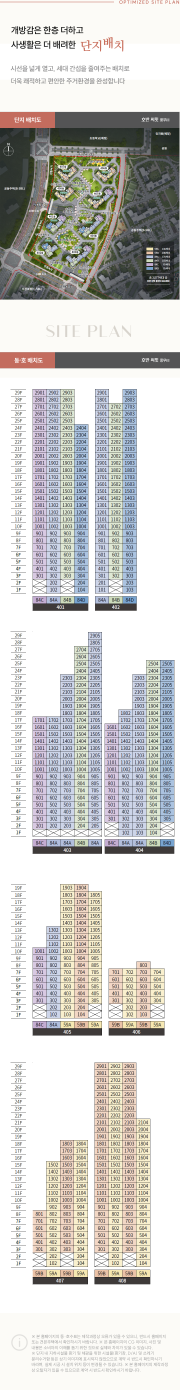
#> input picture asset/KakaoTalk_20260804_165525760.png, 720 x 5557 px, given in place of map.png, which was not available (shown at 1/4 size)
$ python refine_footprints.py
#> lines starting #> are read from the running program, lines starting #| are printed output that depends on the picture; after the words box and inside, x2 and y2 are one past the last pixel; in counts of white or black regions, pixels touching at a corner belong together; pictures that were not available may be replaced by others from this repository, and a replacement may not be noted
### tools/build_data.py
"""Build web/src/data/buildings.json for the 풍무 호반써밋 3차 일조 분석 웹앱.

Pipeline
--------
1. `asset/map.png` (호갱노노 캡처) 를 VWorld 정적지도와 정합해서 지오레퍼런싱한다.
   - 두 지도 모두 Web Mercator 정북 기준이라 (scale, rotation, translation) 4-파라미터
     상사변환으로 충분하다. 파라미터는 tools/georef.py 에서 IoU 최적화로 구했다.
2. 호반써밋 풍무 III(3차, 분석 대상)의 동 외곽선은 분양 홍보물의 CAD 라인아트
   (KakaoTalk_20260804_165504268_02.jpg 우상단 배치도)에서 벡터화한다.
   지도 캡처보다 해상도가 2배 높고 라벨에 가려진 부분이 없다.
3. 주변 3개 단지(B5블록 호반써밋 1차 / 호반써밋 풍무 II / 풍무역 푸르지오 더마크)는
   `asset/map.png` 에서 필지별로 흰색 건물 폴리곤을 추출한다.
4. 동별 최고층수는 각 단지 홍보물의 동·호 배치도에서 판독한 값을 사용한다.
"""
from __future__ import annotations

import json
import math
import os
import sys

import numpy as np
from PIL import Image, ImageDraw
from scipy import ndimage as ndi
from skimage import measure, segmentation

ROOT = os.path.dirname(os.path.dirname(os.path.abspath(__file__)))
ASSET = os.path.join(ROOT, "asset")
OUT = os.path.join(ROOT, "web", "src", "data", "buildings.json")

# --------------------------------------------------------------------------- #
# 1. georeferencing                                                           #
# --------------------------------------------------------------------------- #
# map.png -> VWorld static-map pixel frame (zoom 17, 1000x1000, centre below).
# Fitted by maximising IoU of the two lot-boundary masks (IoU 0.971).
MAP_FIT = dict(s=1.053002, theta=math.radians(-0.2957), tx=37.698, ty=-83.862)
VW_CENTER = (126.7340, 37.6140)
VW_SIZE = 1000
VW_ZOOM = 17
R_MERC = 156543.033928041 / (2 ** VW_ZOOM)          # mercator metres / pixel
EARTH_C = 20037508.342789244


def merc(lon: float, lat: float) -> tuple[float, float]:
    # EARTH_C / pi == equatorial radius, so y = R * ln(tan(pi/4 + lat/2))
    return (lon * EARTH_C / 180.0,
            math.log(math.tan((90.0 + lat) * math.pi / 360.0)) * EARTH_C / math.pi)


def unmerc(x: float, y: float) -> tuple[float, float]:
    return (x * 180.0 / EARTH_C,
            math.degrees(2 * math.atan(math.exp(y * math.pi / EARTH_C)) - math.pi / 2))


CX, CY = merc(*VW_CENTER)


# [6 lines left out: function map_to_lonlat, not called in this run]


# 3차 라인아트 배치도 -> map.png 픽셀 (건물 마스크 IoU 최적화 결과)
LA_FIT = dict(s=0.485740, theta=math.radians(-0.073), tx=373.79, ty=244.74)
LA_SRC = os.path.join(ASSET, "KakaoTalk_20260804_165504268_02.jpg")
LA_CROP = (600, 60, 1010, 690)


# [4 lines left out: function la_to_map, not called in this run]


# --------------------------------------------------------------------------- #
# helpers                                                                     #
# --------------------------------------------------------------------------- #
def disk(r: int) -> np.ndarray:
    y, x = np.mgrid[-r:r + 1, -r:r + 1]
    return x * x + y * y <= r * r


UP = 4


# [20 lines left out: functions polygonise, signed_area, not called in this run]


def ccw(poly):
    return poly if signed_area(poly) > 0 else poly[::-1]


# --------------------------------------------------------------------------- #
# stepped (per-line) volumes                                                  #
# --------------------------------------------------------------------------- #
# Korean tower plans mix several unit "lines" (a vertical stack of one unit per
# floor) in one 동, and lines commonly top out at different floors - a wide low
# wing next to a slim tall one. The 동호수배치도 (unit/floor table) gives an exact
# top floor per line; this section turns that into real stepped geometry
# instead of one flat extrusion at the tallest line's height.
def _side(poly, cx, cy, ux, uy, t):
    return [((p[0] - cx) * ux + (p[1] - cy) * uy) - t for p in poly]


# [146 lines left out: functions _clip, principal_axis, axis_grid, _band, split_by_runs, split_by_seeds and 2 more, not called in this run]


# --------------------------------------------------------------------------- #
# line order from the six unit-type highlight sheets                          #
# --------------------------------------------------------------------------- #
# Slicing a footprint along its long axis gives the right *set* of volumes but
# not which end is the 01호 line. The brochure ships one sheet per 주택형, each
# tinting only that type's units on the same plan, so the tinted patch positions
# pin the direction down against the 타입 row read off the 동호수배치도.
UNIT_SHEETS = [
    "KakaoTalk_20260804_165504268.jpg",
    "KakaoTalk_20260804_165504268_01.jpg",
    "KakaoTalk_20260804_165504268_02.jpg",
    "KakaoTalk_20260804_165504268_03.jpg",
    "KakaoTalk_20260804_165504268_04.jpg",
    "KakaoTalk_20260804_165504268_05.jpg",
]


# [181 lines left out: functions _sheet_arrays, _register, resolve_line_order, extract_hoban3, not called in this run]


# --------------------------------------------------------------------------- #
# 3. neighbouring complexes  (map.png)                                        #
# --------------------------------------------------------------------------- #
MAPPNG = os.path.join(ASSET, "map.png")
_im = Image.open(MAPPNG).convert("RGB")
_rgb = np.array(_im).astype(int)
_g = np.array(_im.convert("L")).astype(int)
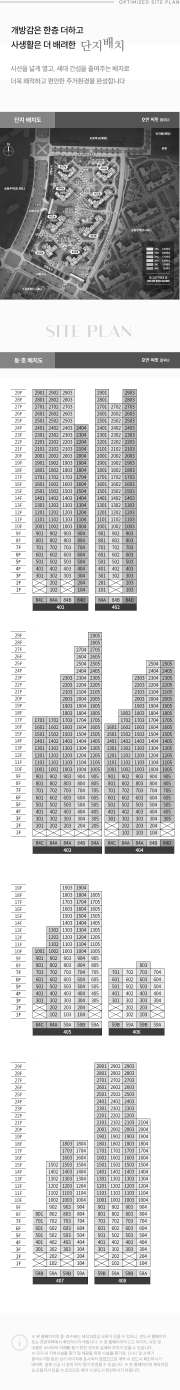
#> _g: shape (5557, 720) int64 (shown at 1/4 size); min 0, max 255, mean 207.4
MH, MW = _g.shape
#> MH = 5557; MW = 720
_glyph = _g < 185                                   # label glyphs
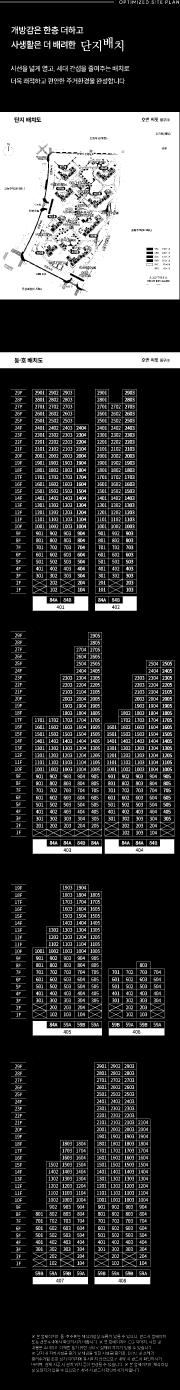
#> _glyph: shape (5557, 720) bool (shown at 1/4 size); 22.1% white; 3839 white regions (875 under 20 px), largest, box (x1, y1, x2, y2) and area: (0, 448, 718, 1198) 495726, (0, 1409, 720, 1473) 44406, (419, 3357, 698, 3415) 11331
_bright = _rgb.min(axis=2) >= 243                   # building fill (and public roads)
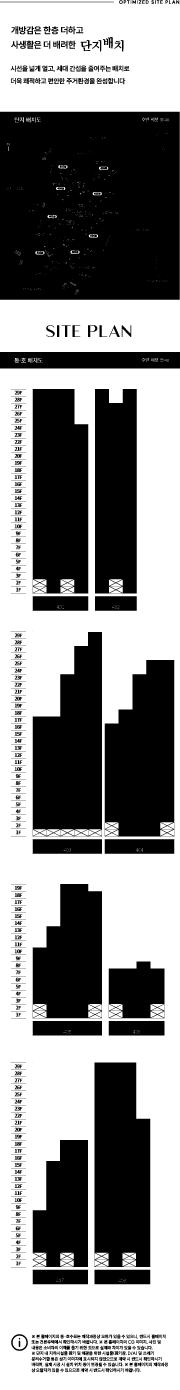
#> _bright: shape (5557, 720) bool (shown at 1/4 size); 54.6% white; 783 black regions (14 under 20 px), largest, box (x1, y1, x2, y2) and area: (0, 447, 719, 1199) 535029, (130, 2528, 408, 3346) 170489, (130, 1556, 353, 2374) 168844


def _near(col, tol):
#> called with col = (240, 232, 216), tol = 5
    return np.abs(_rgb - np.array(col)).max(axis=2) <= tol
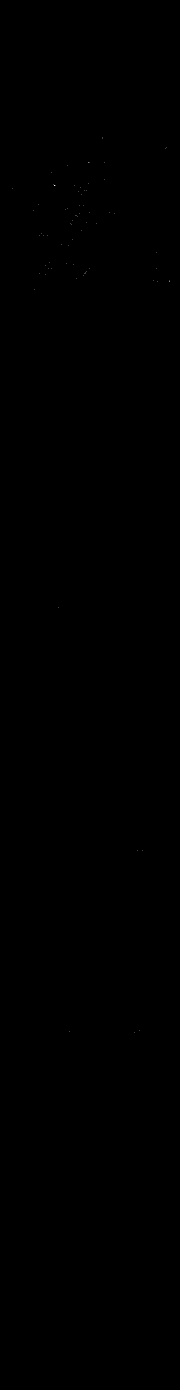
#> returned value: shape (5557, 720) bool (shown at 1/4 size); 0% white in thin lines or dots, all inside (x1, y1, x2, y2) = (50, 550, 677, 4130)


_lot = _near((240, 232, 216), 5) | _near((232, 224, 206), 5) | _near((236, 228, 210), 3)
#> in _near (call 2), `return np.abs(_rgb - np.array(col)).max(axis=2) <= tol`: returned value: shape (5557, 720) bool; 0% white in thin lines or dots, all inside (x1, y1, x2, y2) = (147, 530, 677, 1157)
#> in _near (call 3), `return np.abs(_rgb - np.array(col)).max(axis=2) <= tol`: returned value: shape (5557, 720) bool; 0% white in thin lines or dots, all inside (x1, y1, x2, y2) = (157, 721, 631, 1076)
#> _lot: shape (5557, 720) bool; 0% white in thin lines or dots, all inside (x1, y1, x2, y2) = (50, 530, 677, 4130)
_lot = ndi.binary_fill_holes(ndi.binary_closing(_lot, disk(4)))
_lotlab, _ = ndi.label(_lot)
#> _lotlab: shape (5557, 720) int32; 151 distinct labels, from 0 to 150

AMENITY_FLOORS = 1      # 근린생활시설/커뮤니티 등, 동 표기 없는 저층 부속 건축물

LOT_SEED = {"hoban3": (470, 300), "hoban1": (660, 320),
            "hoban2": (470, 600), "prugio": (250, 150)}

# 동 라벨 위치 (map.png 픽셀) - 지도 캡처에서 판독
DONG_LABEL = {
    "hoban1": {"106": (621, 293), "105": (650, 312), "104": (738, 302),
               "107": (625, 374), "103": (713, 390), "108": (590, 444),
               "102": (686, 469), "109": (564, 509), "101": (649, 550)},
    "hoban2": {"1501": (403, 531), "1506": (369, 554), "1502": (481, 595),
               "1505": (400, 610), "1503": (573, 642), "1504": (509, 672)},
    "prugio": {"306": (210, 96), "305": (336, 88), "304": (366, 134),
               "303": (304, 156), "307": (210, 171), "301": (354, 203),
               "308": (202, 246), "312": (314, 301), "309": (201, 328),
               "310": (292, 372), "311": (350, 362)},
}
LABEL_RADIUS = 33.0     # px; beyond this a piece is treated as an ancillary block

# 지도만으로는 판별이 안 되는 조각들 (배치도와 대조해 손으로 지정).
# key = 조각 중심 (map.png px), value = None(제외) 또는 층수
OVERRIDE = {
    "hoban2": {(556, 618): None,        # 지하주차장 진입 램프 (건물 아님)
               (349, 540): AMENITY_FLOORS},   # 동 라벨과 가까워 오분류되는 근린생활시설
    "prugio": {(329, 321): AMENITY_FLOORS,    # 동 라벨과 가까워 오분류되는 저층 상가
               (376, 191): AMENITY_FLOORS},
    "hoban1": {(592, 327): AMENITY_FLOORS,
               (720, 348): AMENITY_FLOORS,
               (563, 544): AMENITY_FLOORS},
}


# [31 lines left out: functions override_for, lot_mask, extract_pieces, not called in this run]


# --------------------------------------------------------------------------- #
# 4. heights                                                                  #
# --------------------------------------------------------------------------- #
FLOOR_H = 2.90          # 아파트 기준층 층고
# 옥탑/파라펫. 0 이면 건물이 최고층 슬래브에서 끝난다 - 최고층을 골랐을 때 그 위에
# 층으로 오해되는 빈 덩어리가 남지 않는다. 대신 실제 옥탑이 드리우는 그림자만큼
# (고도 15°에서 약 13 m) 결과가 짧게 나온다.
ROOF_H = 0.0

# 동별 라인(호 계열)의 주택형 순서 - 동호수배치도 최하단 "타입" 행 그대로.
# 3차는 주택형별 하이라이트 시트가 6장 있어서, 이 순서와 대조하면 라인 배열
# 방향(어느 쪽 끝이 01호 라인인지)까지 실측으로 확정할 수 있다.
# 동·호 배치도 범례 색상 (asset/KakaoTalk_20260804_165525760.png 스와치 실측).
# 렌더러가 3차 옥상에 같은 색으로 라인을 칠한다.
TYPE_COLORS = {
    "59A": "#f6e8b2", "59B": "#eac2a7", "84A": "#b2bfdd",
    "84B": "#cddbbc", "84C": "#c4add2", "84D": "#78a4d0",
}

TYPES3 = {
    "401": ["84C", "84A", "84B", "84D"],
    "402": ["84A", "84B", "84D"],
    "403": ["84C", "84A", "84A", "84B", "84A"],
    "404": ["84C", "84A", "84A", "84B", "84D"],
    "405": ["84C", "84A", "59A", "59B", "59A"],
    "406": ["59B", "59A", "59B", "59A"],
    "407": ["59B", "59A", "59B", "59A"],
    "408": ["59B", "59A", "59B", "59A"],
}

# 동별 "라인"(호 계열)별 최고층. 각 단지 동호수배치도를 직접 판독한 값으로,
# 라인 순서는 배치도 표의 왼쪽->오른쪽 컬럼 순서 그대로다. 값이 전부 같으면
# 사실상 균일한 동이고, 다르면 실제로 단수가 계단식으로 낮아지는 동이다.
LINES = {
    # 호반써밋 풍무 III (B4BL) - 84B 유닛시트 동호수배치도 (전량 직접 판독)
    "401": [29, 29, 29, 24],            # 84C/84A/84B/84D
    "402": [29, 27, 29],                # 84A/84B/84D
    "403": [17, 17, 23, 27, 29],        # 84C/84A/84A/84B/84A
    "404": [16, 18, 23, 25, 25],        # 84C/84A/84A/84B/84D
    "405": [10, 13, 19, 19, 18],        # 84C/84A/59A/59B/59A
    "406": [7, 7, 8, 7],                # 59B/59A/59B/59A
    "407": [8, 15, 18, 18],             # 59B/59A/59B/59A
    "408": [29, 29, 29, 21],            # 59B/59A/59B/59A
    # 풍무역세권 B5블록 호반써밋 (1차). 186P는 2개 라인을 쓰는 최상층 복층형이라
    # 두 라인이 같은 층에서 끝난다.
    "101": [23, 23, 27, 28, 28],
    "102": [25, 25, 28, 28, 28],
    "103": [26, 26, 27, 27, 24],
    "104": [27, 27, 28, 28, 28],
    "105": [14, 14, 14, 14],
    "106": [11, 11],
    "107": [27, 27, 26, 26, 23],
    "108": [28, 28, 28, 27],
    "109": [29, 29, 25, 25, 23],
    # 호반써밋 풍무 II (2차) - 전 라인 동일 최고층 (182A/182B/182C 복층 포함)
    "1501": [38, 38], "1502": [38] * 6, "1503": [38] * 6,
    "1504": [38] * 6, "1505": [38] * 6, "1506": [26] * 4,
    # 풍무역 푸르지오 더 마크 - 동호수배치도 판독 (301~312 전량)
    "301": [14, 14], "302": [29] * 4, "303": [29] * 6,
    "304": [14, 14], "305": [25, 25, 26, 26, 26, 26],
    "306": [29, 29, 29, 29, 28, 28], "307": [29, 29, 29, 29, 28, 28],
    "308": [29, 29, 29, 29, 28, 28], "309": [29, 29, 29, 29, 28, 28],
    "310": [26] * 6, "311": [15, 15], "312": [29] * 6,
}


# [7 lines left out: function height_of, not called in this run]


def line_heights(dong: str) -> list[float]:
    return [round(f * FLOOR_H + ROOF_H, 2) for f in LINES[dong]]


# --------------------------------------------------------------------------- #
# 5. assemble                                                                 #
# --------------------------------------------------------------------------- #
META = {
    "hoban3": dict(name="호반써밋 풍무 Ⅲ", short="3차", block="B-4BL",
                   units=660, completion="2029-05", subject=True, color="#e8613c"),
    "hoban1": dict(name="풍무역세권 B5블록 호반써밋", short="1차", block="B-5BL",
                   units=956, completion="2028-10", subject=False, color="#8a93a8"),
    "hoban2": dict(name="호반써밋 풍무 Ⅱ", short="2차", block="B-6BL",
                   units=961, completion="2030-01", subject=False, color="#8a93a8"),
    "prugio": dict(name="풍무역 푸르지오 더 마크", short="더마크", block="B-3BL",
                   units=1524, completion="2028-11", subject=False, color="#8a93a8"),
}


# [129 lines left out: function main, not called in this run]


# [2 lines that do not run on import are left out]

### tools/refine_footprints.py
"""Replace the footprints in buildings.json with ones traced off the Kakao basemap.

`build_data.py` owns the heights (동호수배치도 판독값) and gives every 동 a position
good to a few metres. Kakao renders the real 건축물 polygons for all four complexes -
tracing those and keeping build_data's floor table gives masses that rise exactly
out of the white shapes the user sees under them.

Three things make the trace usable as geometry rather than as a blob:

* the ROI is Kakao's own **필지 fill**, flood-filled, not the (drifted) site polygon.
  Public roads are painted white too, so anything derived from a padded site
  polygon dragged whole streets in as "buildings";
* 동 번호/면적 labels are punched out of the fill, which notches the buildings they
  sit on. The notch is repaired by a closing that is masked to the label's own
  neighbourhood, so nothing else in the image is dilated;
* every 동 is finally **regularised to its own rectangular grid**: the minimum-area
  rectangle gives the building's axis, the mask is quantised on a 1.5 m cell in
  that frame, and the resulting staircase is the polygon. Apartment blocks are
  rectilinear in their own frame, so this removes the rasterisation ragged edge
  (which showed up as false vertical creases on the 3D walls) and turns a slab
  back into a slab.

Run order:
    node tools/trace_kakao.mjs      (app must be serving)
    python tools/refine_footprints.py
"""
from __future__ import annotations

import json
import math
import os
import shutil
import sys

import numpy as np
from PIL import Image, ImageDraw
from scipy import ndimage as ndi
from scipy.spatial import ConvexHull
from skimage import measure

sys.path.insert(0, os.path.dirname(os.path.abspath(__file__)))
from build_data import (  # noqa: E402
    FLOOR_H, LINES, ROOF_H, TYPES3, ccw, runs_of, split_by_runs, split_by_seeds, unmerc,
)

ROOT = os.path.dirname(os.path.dirname(os.path.abspath(__file__)))
DATA = os.path.join(ROOT, "web", "src", "data", "buildings.json")
TRACE_PNG = os.path.join(ROOT, "tools", "out", "kakao_trace.png")
TRACE_JSON = os.path.join(ROOT, "tools", "out", "kakao_trace.json")

# ⚠ 이 파일의 NOT_BUILDING·DONG_ANCHOR 좌표는 **특정 캡처의 픽셀 좌표**다.
# tools/out/kakao_trace.png 를 다시 찍으면 프레이밍이 몇 px 어긋나고(예: oy 2137 -> 2173,
# 9 m) 그 좌표들이 전부 빗나가 동이 통째로 사라진다. 재캡처했다면 여기 좌표부터
# 다시 잡아야 한다. 확인 방법은 `npm run check` - 동 수와 3차 주택형 배열이 먼저 깨진다.
AMENITY_FLOORS = 1  # build_data.py 와 같은 값. 근생·상가·어린이집은 1층으로 세운다

# Kakao's 필지(대지) fills. The lighter tones are the internal walkways drawn on
# top of the lot; both are flood-filled into one region, so listing them just
# makes the closing that joins the lot together cheaper.
LOT_FILL = [(240, 232, 216), (232, 224, 206)]
# Kakao's 건축물 fill is a hair warmer than the paper-white background. Taking
# "almost white" instead swallows every unbuilt white parcel inside the lot.
BLD_FILL = (253, 253, 251)

# Which 동 each complex must end up with, so a 동 that build_data could not place
# is caught here instead of silently becoming a 2층 상가.
COMPLEX_DONGS = {
    "hoban3": [f"4{i:02d}" for i in range(1, 9)],
    "hoban1": [f"1{i:02d}" for i in range(1, 10)],
    "hoban2": [f"150{i}" for i in range(1, 7)],
    "prugio": [f"3{i:02d}" for i in range(1, 13)],
}
# 301·302 sit under the complex-name label on 호갱노노's capture, so build_data
# never recovers them; these are their 동 번호 label positions read off the Kakao
# trace itself. A disk around the label is enough to claim the right blocks.
DONG_ANCHOR = {
    "301": (126.733055, 37.617224),
    "302": (126.732519, 37.617151),
}
ANCHOR_R_M = 22.0

# Kakao draws these as 건축물 polygons but the 배치도 says they are not buildings.
# They carry no 동 번호 and no 면적 label, sit flush against a real 동, and look
# exactly like an undivided wing in the raster - there is nothing in the image to
# separate them from a slab, so they are named here. Any point inside the piece
# will do; run with DIAG=1 to print every block's centroid.
NOT_BUILDING = [
    (126.734513, 37.616157),   # 408동 북동쪽 정사각형
    (126.734721, 37.615848),   # 405동 서쪽 ㄴ자
]

CELL_M = 1.0            # regularisation cell
MIN_AREA_M2 = 45.0      # smaller white patches are street furniture, not buildings
MIN_WIDTH_M = 6.0       # narrowest real building; a 보행로/차도 is thinner
MAX_SLENDER = 8.0       # length / width above this is a road, not a building
JOIN_EDGE_M = 5.0       # shared edge needed before a block joins a 동
JOIN_MAX_RATIO = 1.2    # ... and how big it may be relative to what the 동 holds


# Disk-shaped morphology via the Euclidean distance transform: a 48 px dilation
# with an explicit structuring element on a 3120x4242 frame takes minutes, the
# EDT is one linear pass.
def dilate(m, r):
    return ndi.distance_transform_edt(~m) <= r


def erode(m, r):
    return ndi.distance_transform_edt(m) > r


def close(m, r):
    return erode(dilate(m, r), r)


def open_(m, r):
    return dilate(erode(m, r), r)


# [127 lines left out: functions crop_of, rect_angle, outline_angle, regularise, shape_stats, is_building, not called in this run]


def main():
#> (the run stopped early here; a loop or call above may not have finished)
